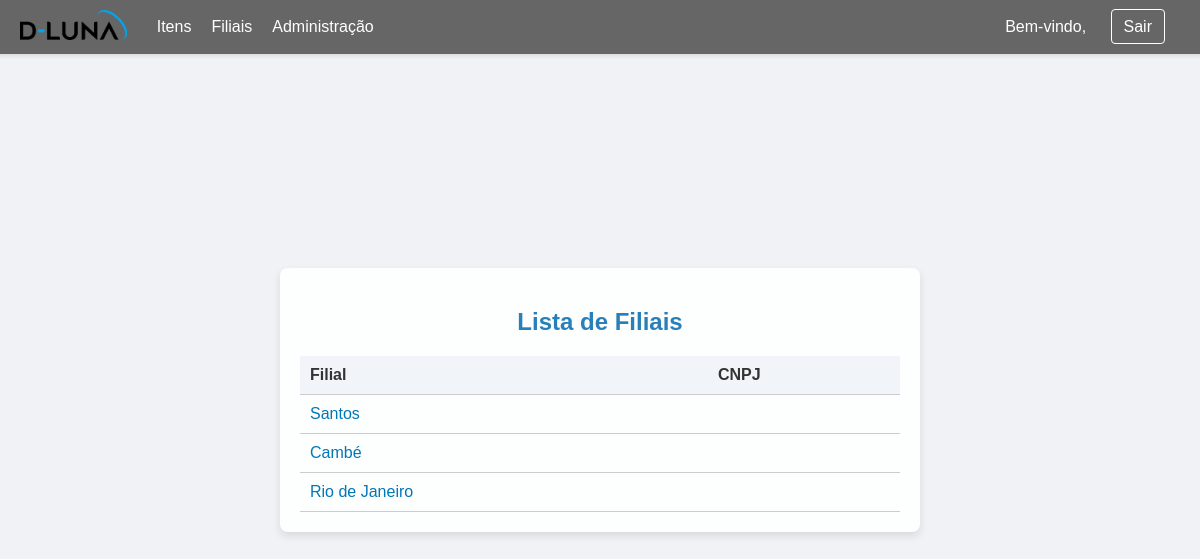
The page /localidades/ on the database its author committed.
### estoque/models.py (models this page shows, shortened)
class Localidade(models.Model):
  nome = models.CharField(max_length=100)

### estoque/views.py (the view)
# urls.py: path('localidades/', views.localidade_list, name='localidade-list'),
def localidade_list(request):
    localidades = Localidade.objects.all()
    return render(request, 'localidade_list.html', {'localidades': localidades})

### estoque/templates/localidade_list.html (shortened to what this page needs)
{% load static %}
<!DOCTYPE html>
<html lang="pt-br">
<head>
</head>
<body>
  <div class="navbar">
    <div class="navbar-left">
      <a href="{% url 'dashboard' %}">
        <img src="{% static 'midia/Logo_DeLuna.png' %}" alt="D-Luna" class="logo-img">
      </a>
      <a href="{% url 'item-list' %}" style="color: #fff; text-decoration: none;">Itens</a>
      <a href="{% url 'localidade-list' %}" style="color: #fff; text-decoration: none;">Filiais</a>
      <a href="{% url 'admin:index' %}" style="color: #fff; text-decoration: none;">Administração</a>
    </div>
    <div class="navbar-right">
      <span>Bem-vindo, {{ user.username }}</span>
      <a href="{% url 'logout' %}">Sair</a>
    </div>
  </div>
  <div class="container">
    {% block content %}
    <h2>Lista de Filiais</h2>
    <table>
      <thead>
        <tr>
          <th>Filial</th>
          <th>CNPJ</th>
        </tr>
      </thead>
      <tbody>
        {% for localidade in localidades %}
        <tr>
          <td><a href="{% url 'local-detail' localidade.pk %}">{{ localidade.nome }}</a></td>
          <td></td>
        </tr>
        {% endfor %}
      </tbody>
    </table>
    {% endblock %}
  </div>
</body>
</html>

### estoque/templates/localidade_list.html (style rules this page uses)
body { font-family: Arial, sans-serif; background-color: #f0f2f5; display: flex; justify-content: center; align-items: center; height: 100vh; margin: 0; }
.container { background-color: rgba(255, 255, 255, 0.9); padding: 20px; border-radius: 8px; box-shadow: 0 4px 8px rgba(0, 0, 0, 0.1); max-width: 600px; width: 100%; text-align: center; }
h2 { color: #2980b9; margin-bottom: 20px; }
.navbar { background-color: #666666; overflow: hidden; position: fixed; top: 0; width: 100%; z-index: 1000; box-shadow: 0 2px 4px rgba(0, 0, 0, 0.1); display: flex; justify-content: space-between; align-items: center; padding: 10px 20px; }
.navbar-left { display: flex; align-items: center; }
.navbar-left a { color: #fff; text-decoration: none; margin-left: 20px; }
.navbar-right { padding: 0 35px; font-size: 16px; color: #fff; }
.navbar-right a { color: #fff; text-decoration: none; margin-left: 20px; padding: 8px 12px; border: 1px solid #fff; border-radius: 4px; }
.navbar .logo-img { max-height: 30px; margin-right: 10px; }
a { text-decoration: none; color: #0077b6; }
table { width: 100%; border-collapse: collapse; margin-top: 20px; }
th, td { padding: 10px; text-align: left; border-bottom: 1px solid #ccc; }
th { background-color: #f1f5f9; color: #333; }
td a { margin-right: 10px; color: #0077b6; }

### rows shown on the page
Localidade: nome "Santos"
Localidade: nome "Cambé"
Localidade: nome "Rio de Janeiro"
